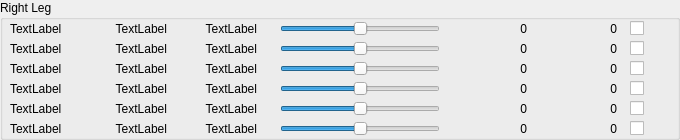
       <widget class="QGroupBox" name="groupBox_4">
        <property name="geometry">
         <rect>
          <x>20</x>
          <y>230</y>
          <width>680</width>
          <height>140</height>
         </rect>
        </property>
        <property name="title">
         <string>Right Leg</string>
        </property>
        <widget class="QLabel" name="jmax_17">
         <property name="geometry">
          <rect>
           <x>550</x>
           <y>120</y>
           <width>67</width>
           <height>17</height>
          </rect>
         </property>
         <property name="text">
          <string>0</string>
         </property>
         <property name="alignment">
          <set>Qt::AlignRight|Qt::AlignTrailing|Qt::AlignVCenter</set>
         </property>
        </widget>
        <widget class="QLabel" name="jmin_15">
         <property name="geometry">
          <rect>
           <x>460</x>
           <y>100</y>
           <width>67</width>
           <height>17</height>
          </rect>
         </property>
         <property name="text">
          <string>0</string>
         </property>
         <property name="alignment">
          <set>Qt::AlignRight|Qt::AlignTrailing|Qt::AlignVCenter</set>
         </property>
        </widget>
        <widget class="QLabel" name="jname_15">
         <property name="geometry">
          <rect>
           <x>10</x>
           <y>100</y>
           <width>67</width>
           <height>17</height>
          </rect>
         </property>
         <property name="text">
          <string>TextLabel</string>
         </property>
         <property name="alignment">
          <set>Qt::AlignJustify|Qt::AlignVCenter</set>
         </property>
        </widget>
        <widget class="QLabel" name="jstate_7">
         <property name="geometry">
          <rect>
           <x>100</x>
           <y>20</y>
           <width>67</width>
           <height>17</height>
          </rect>
         </property>
         <property name="text">
          <string>TextLabel</string>
         </property>
         <property name="alignment">
          <set>Qt::AlignRight|Qt::AlignTrailing|Qt::AlignVCenter</set>
         </property>
        </widget>
        <widget class="QLabel" name="jrawstate_11">
         <property name="geometry">
          <rect>
           <x>190</x>
           <y>60</y>
           <width>67</width>
           <height>17</height>
          </rect>
         </property>
         <property name="text">
          <string>TextLabel</string>
         </property>
         <property name="alignment">
          <set>Qt::AlignRight|Qt::AlignTrailing|Qt::AlignVCenter</set>
         </property>
        </widget>
        <widget class="QLabel" name="jmin_7">
         <property name="geometry">
          <rect>
           <x>460</x>
           <y>20</y>
           <width>67</width>
           <height>17</height>
          </rect>
         </property>
         <property name="text">
          <string>0</string>
         </property>
         <property name="alignment">
          <set>Qt::AlignRight|Qt::AlignTrailing|Qt::AlignVCenter</set>
         </property>
        </widget>
        <widget class="QLabel" name="jrawstate_17">
         <property name="geometry">
          <rect>
           <x>190</x>
           <y>120</y>
           <width>67</width>
           <height>17</height>
          </rect>
         </property>
         <property name="text">
          <string>TextLabel</string>
         </property>
         <property name="alignment">
          <set>Qt::AlignRight|Qt::AlignTrailing|Qt::AlignVCenter</set>
         </property>
        </widget>
        <widget class="QLabel" name="jmin_9">
         <property name="geometry">
          <rect>
           <x>460</x>
           <y>40</y>
           <width>67</width>
           <height>17</height>
          </rect>
         </property>
         <property name="text">
          <string>0</string>
         </property>
         <property name="alignment">
          <set>Qt::AlignRight|Qt::AlignTrailing|Qt::AlignVCenter</set>
         </property>
        </widget>
        <widget class="QLabel" name="jmin_11">
         <property name="geometry">
          <rect>
           <x>460</x>
           <y>60</y>
           <width>67</width>
           <height>17</height>
          </rect>
         </property>
         <property name="text">
          <string>0</string>
         </property>
         <property name="alignment">
          <set>Qt::AlignRight|Qt::AlignTrailing|Qt::AlignVCenter</set>
         </property>
        </widget>
        <widget class="QSlider" name="jslider_17">
         <property name="geometry">
          <rect>
           <x>280</x>
           <y>120</y>
           <width>160</width>
           <height>17</height>
          </rect>
         </property>
         <property name="minimum">
          <number>-314</number>
         </property>
         <property name="maximum">
          <number>314</number>
         </property>
         <property name="orientation">
          <enum>Qt::Horizontal</enum>
         </property>
        </widget>
        <widget class="QLabel" name="jmax_11">
         <property name="geometry">
          <rect>
           <x>550</x>
           <y>60</y>
           <width>67</width>
           <height>17</height>
          </rect>
         </property>
         <property name="text">
          <string>0</string>
         </property>
         <property name="alignment">
          <set>Qt::AlignRight|Qt::AlignTrailing|Qt::AlignVCenter</set>
         </property>
        </widget>
        <widget class="QLabel" name="jmin_13">
         <property name="geometry">
          <rect>
           <x>460</x>
           <y>80</y>
           <width>67</width>
           <height>17</height>
          </rect>
         </property>
         <property name="text">
          <string>0</string>
         </property>
         <property name="alignment">
          <set>Qt::AlignRight|Qt::AlignTrailing|Qt::AlignVCenter</set>
         </property>
        </widget>
        <widget class="QLabel" name="jrawstate_15">
         <property name="geometry">
          <rect>
           <x>190</x>
           <y>100</y>
           <width>67</width>
           <height>17</height>
          </rect>
         </property>
         <property name="text">
          <string>TextLabel</string>
         </property>
         <property name="alignment">
          <set>Qt::AlignRight|Qt::AlignTrailing|Qt::AlignVCenter</set>
         </property>
        </widget>
        <widget class="QSlider" name="jslider_9">
         <property name="geometry">
          <rect>
           <x>280</x>
           <y>40</y>
           <width>160</width>
           <height>17</height>
          </rect>
         </property>
         <property name="minimum">
          <number>-314</number>
         </property>
         <property name="maximum">
          <number>314</number>
         </property>
         <property name="orientation">
          <enum>Qt::Horizontal</enum>
         </property>
        </widget>
        <widget class="QLabel" name="jstate_17">
         <property name="geometry">
          <rect>
           <x>100</x>
           <y>120</y>
           <width>67</width>
           <height>17</height>
          </rect>
         </property>
         <property name="text">
          <string>TextLabel</string>
         </property>
         <property name="alignment">
          <set>Qt::AlignRight|Qt::AlignTrailing|Qt::AlignVCenter</set>
         </property>
        </widget>
        <widget class="QLabel" name="jname_9">
         <property name="geometry">
          <rect>
           <x>10</x>
           <y>40</y>
           <width>67</width>
           <height>17</height>
          </rect>
         </property>
         <property name="text">
          <string>TextLabel</string>
         </property>
         <property name="alignment">
          <set>Qt::AlignJustify|Qt::AlignVCenter</set>
         </property>
        </widget>
        <widget class="QLabel" name="jrawstate_13">
         <property name="geometry">
          <rect>
           <x>190</x>
           <y>80</y>
           <width>67</width>
           <height>17</height>
          </rect>
         </property>
         <property name="text">
          <string>TextLabel</string>
         </property>
         <property name="alignment">
          <set>Qt::AlignRight|Qt::AlignTrailing|Qt::AlignVCenter</set>
         </property>
        </widget>
        <widget class="QLabel" name="jmax_9">
         <property name="geometry">
          <rect>
           <x>550</x>
           <y>40</y>
           <width>67</width>
           <height>17</height>
          </rect>
         </property>
         <property name="text">
          <string>0</string>
         </property>
         <property name="alignment">
          <set>Qt::AlignRight|Qt::AlignTrailing|Qt::AlignVCenter</set>
         </property>
        </widget>
        <widget class="QSlider" name="jslider_15">
         <property name="geometry">
          <rect>
           <x>280</x>
           <y>100</y>
           <width>160</width>
           <height>17</height>
          </rect>
         </property>
         <property name="minimum">
          <number>-314</number>
         </property>
         <property name="maximum">
          <number>314</number>
         </property>
         <property name="orientation">
          <enum>Qt::Horizontal</enum>
         </property>
        </widget>
        <widget class="QLabel" name="jname_17">
         <property name="geometry">
          <rect>
           <x>10</x>
           <y>120</y>
           <width>67</width>
           <height>17</height>
          </rect>
         </property>
         <property name="text">
          <string>TextLabel</string>
         </property>
         <property name="alignment">
          <set>Qt::AlignJustify|Qt::AlignVCenter</set>
         </property>
        </widget>
        <widget class="QLabel" name="jstate_15">
         <property name="geometry">
          <rect>
           <x>100</x>
           <y>100</y>
           <width>67</width>
           <height>17</height>
          </rect>
         </property>
         <property name="text">
          <string>TextLabel</string>
         </property>
         <property name="alignment">
          <set>Qt::AlignRight|Qt::AlignTrailing|Qt::AlignVCenter</set>
         </property>
        </widget>
        <widget class="QLabel" name="jstate_9">
         <property name="geometry">
          <rect>
           <x>100</x>
           <y>40</y>
           <width>67</width>
           <height>17</height>
          </rect>
         </property>
         <property name="text">
          <string>TextLabel</string>
         </property>
         <property name="alignment">
          <set>Qt::AlignRight|Qt::AlignTrailing|Qt::AlignVCenter</set>
         </property>
        </widget>
        <widget class="QLabel" name="jrawstate_7">
         <property name="geometry">
          <rect>
           <x>190</x>
           <y>20</y>
           <width>67</width>
           <height>17</height>
          </rect>
         </property>
         <property name="text">
          <string>TextLabel</string>
         </property>
         <property name="alignment">
          <set>Qt::AlignRight|Qt::AlignTrailing|Qt::AlignVCenter</set>
         </property>
        </widget>
        <widget class="QLabel" name="jmax_15">
         <property name="geometry">
          <rect>
           <x>550</x>
           <y>100</y>
           <width>67</width>
           <height>17</height>
          </rect>
         </property>
         <property name="text">
          <string>0</string>
         </property>
         <property name="alignment">
          <set>Qt::AlignRight|Qt::AlignTrailing|Qt::AlignVCenter</set>
         </property>
        </widget>
        <widget class="QLabel" name="jname_11">
         <property name="geometry">
          <rect>
           <x>10</x>
           <y>60</y>
           <width>67</width>
           <height>17</height>
          </rect>
         </property>
         <property name="text">
          <string>TextLabel</string>
         </property>
         <property name="alignment">
          <set>Qt::AlignJustify|Qt::AlignVCenter</set>
         </property>
        </widget>
        <widget class="QSlider" name="jslider_7">
         <property name="geometry">
          <rect>
           <x>280</x>
           <y>20</y>
           <width>160</width>
           <height>17</height>
          </rect>
         </property>
         <property name="minimum">
          <number>-314</number>
         </property>
         <property name="maximum">
          <number>314</number>
         </property>
         <property name="orientation">
          <enum>Qt::Horizontal</enum>
         </property>
        </widget>
        <widget class="QLabel" name="jmax_7">
         <property name="geometry">
          <rect>
           <x>550</x>
           <y>20</y>
           <width>67</width>
           <height>17</height>
          </rect>
         </property>
         <property name="text">
          <string>0</string>
         </property>
         <property name="alignment">
          <set>Qt::AlignRight|Qt::AlignTrailing|Qt::AlignVCenter</set>
         </property>
        </widget>
        <widget class="QLabel" name="jmax_13">
         <property name="geometry">
          <rect>
           <x>550</x>
           <y>80</y>
           <width>67</width>
           <height>17</height>
          </rect>
         </property>
         <property name="text">
          <string>0</string>
         </property>
         <property name="alignment">
          <set>Qt::AlignRight|Qt::AlignTrailing|Qt::AlignVCenter</set>
         </property>
        </widget>
        <widget class="QLabel" name="jrawstate_9">
         <property name="geometry">
          <rect>
           <x>190</x>
           <y>40</y>
           <width>67</width>
           <height>17</height>
          </rect>
         </property>
         <property name="text">
          <string>TextLabel</string>
         </property>
         <property name="alignment">
          <set>Qt::AlignRight|Qt::AlignTrailing|Qt::AlignVCenter</set>
         </property>
        </widget>
        <widget class="QSlider" name="jslider_13">
         <property name="geometry">
          <rect>
           <x>280</x>
           <y>80</y>
           <width>160</width>
           <height>17</height>
          </rect>
         </property>
         <property name="minimum">
          <number>-314</number>
         </property>
         <property name="maximum">
          <number>314</number>
         </property>
         <property name="orientation">
          <enum>Qt::Horizontal</enum>
         </property>
        </widget>
        <widget class="QLabel" name="jmin_17">
         <property name="geometry">
          <rect>
           <x>460</x>
           <y>120</y>
           <width>67</width>
           <height>17</height>
          </rect>
         </property>
         <property name="text">
          <string>0</string>
         </property>
         <property name="alignment">
          <set>Qt::AlignRight|Qt::AlignTrailing|Qt::AlignVCenter</set>
         </property>
        </widget>
        <widget class="QSlider" name="jslider_11">
         <property name="geometry">
          <rect>
           <x>280</x>
           <y>60</y>
           <width>160</width>
           <height>17</height>
          </rect>
         </property>
         <property name="minimum">
          <number>-314</number>
         </property>
         <property name="maximum">
          <number>314</number>
         </property>
         <property name="orientation">
          <enum>Qt::Horizontal</enum>
         </property>
        </widget>
        <widget class="QLabel" name="jname_7">
         <property name="geometry">
          <rect>
           <x>10</x>
           <y>20</y>
           <width>67</width>
           <height>17</height>
          </rect>
         </property>
         <property name="text">
          <string>TextLabel</string>
         </property>
         <property name="alignment">
          <set>Qt::AlignJustify|Qt::AlignVCenter</set>
         </property>
        </widget>
        <widget class="QLabel" name="jstate_11">
         <property name="geometry">
          <rect>
           <x>100</x>
           <y>60</y>
           <width>67</width>
           <height>17</height>
          </rect>
         </property>
         <property name="text">
          <string>TextLabel</string>
         </property>
         <property name="alignment">
          <set>Qt::AlignRight|Qt::AlignTrailing|Qt::AlignVCenter</set>
         </property>
        </widget>
        <widget class="QLabel" name="jname_13">
         <property name="geometry">
          <rect>
           <x>10</x>
           <y>80</y>
           <width>67</width>
           <height>17</height>
          </rect>
         </property>
         <property name="text">
          <string>TextLabel</string>
         </property>
         <property name="alignment">
          <set>Qt::AlignJustify|Qt::AlignVCenter</set>
         </property>
        </widget>
        <widget class="QLabel" name="jstate_13">
         <property name="geometry">
          <rect>
           <x>100</x>
           <y>80</y>
           <width>67</width>
           <height>17</height>
          </rect>
         </property>
         <property name="text">
          <string>TextLabel</string>
         </property>
         <property name="alignment">
          <set>Qt::AlignRight|Qt::AlignTrailing|Qt::AlignVCenter</set>
         </property>
        </widget>
        <widget class="QCheckBox" name="torque_7">
         <property name="geometry">
          <rect>
           <x>630</x>
           <y>20</y>
           <width>31</width>
           <height>17</height>
          </rect>
         </property>
         <property name="text">
          <string/>
         </property>
        </widget>
        <widget class="QCheckBox" name="torque_9">
         <property name="geometry">
          <rect>
           <x>630</x>
           <y>40</y>
           <width>31</width>
           <height>17</height>
          </rect>
         </property>
         <property name="text">
          <string/>
         </property>
        </widget>
        <widget class="QCheckBox" name="torque_11">
         <property name="geometry">
          <rect>
           <x>630</x>
           <y>60</y>
           <width>31</width>
           <height>17</height>
          </rect>
         </property>
         <property name="text">
          <string/>
         </property>
        </widget>
        <widget class="QCheckBox" name="torque_13">
         <property name="geometry">
          <rect>
           <x>630</x>
           <y>80</y>
           <width>31</width>
           <height>17</height>
          </rect>
         </property>
         <property name="text">
          <string/>
         </property>
        </widget>
        <widget class="QCheckBox" name="torque_15">
         <property name="geometry">
          <rect>
           <x>630</x>
           <y>100</y>
           <width>31</width>
           <height>17</height>
          </rect>
         </property>
         <property name="text">
          <string/>
         </property>
        </widget>
        <widget class="QCheckBox" name="torque_17">
         <property name="geometry">
          <rect>
           <x>630</x>
           <y>120</y>
           <width>31</width>
           <height>17</height>
          </rect>
         </property>
         <property name="text">
          <string/>
         </property>
        </widget>
       </widget>
